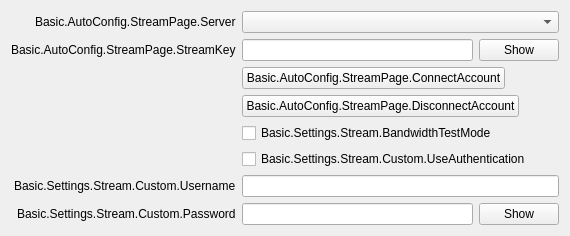
           <widget class="QWidget" name="streamKeyPage">
            <layout class="QFormLayout" name="streamkeyPageLayout">
             <property name="fieldGrowthPolicy">
              <enum>QFormLayout::AllNonFixedFieldsGrow</enum>
             </property>
             <property name="labelAlignment">
              <set>Qt::AlignRight|Qt::AlignTrailing|Qt::AlignVCenter</set>
             </property>
             <item row="0" column="0">
              <widget class="QLabel" name="serverLabel">
               <property name="text">
                <string>Basic.AutoConfig.StreamPage.Server</string>
               </property>
              </widget>
             </item>
             <item row="0" column="1">
              <widget class="QStackedWidget" name="serverStackedWidget">
               <property name="currentIndex">
                <number>0</number>
               </property>
               <widget class="QWidget" name="servicePage">
                <layout class="QHBoxLayout" name="horizontalLayout_21">
                 <property name="leftMargin">
                  <number>0</number>
                 </property>
                 <property name="topMargin">
                  <number>0</number>
                 </property>
                 <property name="rightMargin">
                  <number>0</number>
                 </property>
                 <property name="bottomMargin">
                  <number>0</number>
                 </property>
                 <item>
                  <widget class="QComboBox" name="server"/>
                 </item>
                </layout>
               </widget>
               <widget class="QWidget" name="customPage">
                <layout class="QHBoxLayout" name="horizontalLayout_22">
                 <property name="leftMargin">
                  <number>0</number>
                 </property>
                 <property name="topMargin">
                  <number>0</number>
                 </property>
                 <property name="rightMargin">
                  <number>0</number>
                 </property>
                 <property name="bottomMargin">
                  <number>0</number>
                 </property>
                 <item>
                  <widget class="QLineEdit" name="customServer"/>
                 </item>
                </layout>
               </widget>
              </widget>
             </item>
             <item row="1" column="0">
              <widget class="QLabel" name="streamKeyLabel">
               <property name="text">
                <string>Basic.AutoConfig.StreamPage.StreamKey</string>
               </property>
               <property name="openExternalLinks">
                <bool>true</bool>
               </property>
               <property name="buddy">
                <cstring>key</cstring>
               </property>
              </widget>
             </item>
             <item row="1" column="1">
              <widget class="QWidget" name="streamKeyWidget" native="true">
               <layout class="QHBoxLayout" name="horizontalLayout_11">
                <property name="leftMargin">
                 <number>0</number>
                </property>
                <property name="topMargin">
                 <number>0</number>
                </property>
                <property name="rightMargin">
                 <number>0</number>
                </property>
                <property name="bottomMargin">
                 <number>0</number>
                </property>
                <item>
                 <widget class="QLineEdit" name="key">
                  <property name="inputMask">
                   <string notr="true"/>
                  </property>
                  <property name="text">
                   <string notr="true"/>
                  </property>
                  <property name="echoMode">
                   <enum>QLineEdit::Password</enum>
                  </property>
                 </widget>
                </item>
                <item>
                 <widget class="QPushButton" name="show">
                  <property name="text">
                   <string>Show</string>
                  </property>
                 </widget>
                </item>
               </layout>
              </widget>
             </item>
             <item row="2" column="0">
              <spacer name="horizontalSpacer_18">
               <property name="orientation">
                <enum>Qt::Horizontal</enum>
               </property>
               <property name="sizeHint" stdset="0">
                <size>
                 <width>170</width>
                 <height>8</height>
                </size>
               </property>
              </spacer>
             </item>
             <item row="2" column="1">
              <layout class="QHBoxLayout" name="horizontalLayout_15">
               <item>
                <widget class="QPushButton" name="connectAccount2">
                 <property name="text">
                  <string>Basic.AutoConfig.StreamPage.ConnectAccount</string>
                 </property>
                </widget>
               </item>
               <item>
                <spacer name="horizontalSpacer_19">
                 <property name="orientation">
                  <enum>Qt::Horizontal</enum>
                 </property>
                 <property name="sizeHint" stdset="0">
                  <size>
                   <width>40</width>
                   <height>20</height>
                  </size>
                 </property>
                </spacer>
               </item>
              </layout>
             </item>
             <item row="3" column="1">
              <layout class="QHBoxLayout" name="horizontalLayout_23">
               <item>
                <widget class="QPushButton" name="disconnectAccount">
                 <property name="text">
                  <string>Basic.AutoConfig.StreamPage.DisconnectAccount</string>
                 </property>
                </widget>
               </item>
               <item>
                <spacer name="horizontalSpacer_24">
                 <property name="orientation">
                  <enum>Qt::Horizontal</enum>
                 </property>
                 <property name="sizeHint" stdset="0">
                  <size>
                   <width>40</width>
                   <height>20</height>
                  </size>
                 </property>
                </spacer>
               </item>
              </layout>
             </item>
             <item row="5" column="1">
              <widget class="QCheckBox" name="useAuth">
               <property name="text">
                <string>Basic.Settings.Stream.Custom.UseAuthentication</string>
               </property>
              </widget>
             </item>
             <item row="6" column="1">
              <widget class="QLineEdit" name="authUsername"/>
             </item>
             <item row="6" column="0">
              <widget class="QLabel" name="authUsernameLabel">
               <property name="text">
                <string>Basic.Settings.Stream.Custom.Username</string>
               </property>
               <property name="buddy">
                <cstring>authUsername</cstring>
               </property>
              </widget>
             </item>
             <item row="7" column="0">
              <widget class="QLabel" name="authPwLabel">
               <property name="text">
                <string>Basic.Settings.Stream.Custom.Password</string>
               </property>
               <property name="buddy">
                <cstring>authPw</cstring>
               </property>
              </widget>
             </item>
             <item row="7" column="1">
              <widget class="QWidget" name="authPwWidget" native="true">
               <layout class="QHBoxLayout" name="horizontalLayout_25">
                <property name="leftMargin">
                 <number>0</number>
                </property>
                <property name="topMargin">
                 <number>0</number>
                </property>
                <property name="rightMargin">
                 <number>0</number>
                </property>
                <property name="bottomMargin">
                 <number>0</number>
                </property>
                <item>
                 <widget class="QLineEdit" name="authPw">
                  <property name="echoMode">
                   <enum>QLineEdit::Password</enum>
                  </property>
                 </widget>
                </item>
                <item>
                 <widget class="QPushButton" name="authPwShow">
                  <property name="text">
                   <string>Show</string>
                  </property>
                 </widget>
                </item>
               </layout>
              </widget>
             </item>
             <item row="4" column="1">
              <widget class="QCheckBox" name="bandwidthTestEnable">
               <property name="text">
                <string>Basic.Settings.Stream.BandwidthTestMode</string>
               </property>
              </widget>
             </item>
            </layout>
           </widget>
